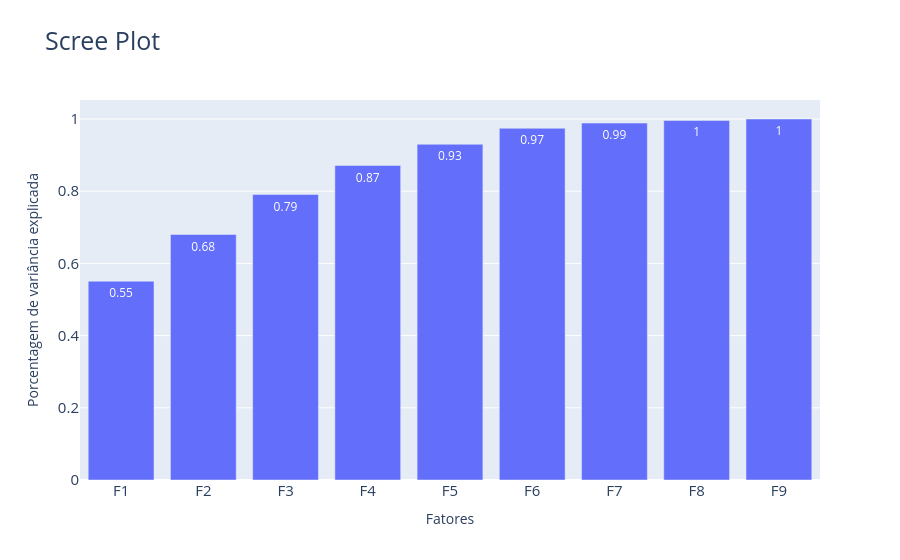

The notebook cell this image was saved under:
### Code cell
fig = px.bar(x = fatores, y = variancia_acumulada, text = np.around(variancia_acumulada, decimals = 2),
             title = 'Scree Plot')
fig.update_layout(yaxis = {'title':'Porcentagem de variância explicada', 'tickfont':{'size':15}},
                  xaxis = {'title': 'Fatores', 'tickfont':{'size':15}},
                  title = {'font':{'size':25}})
fig.show()

### Figure 1 — Plotly figure (JSON) as saved in the notebook; plotly's stock layout.template omitted (floating-point values rounded to 4 significant figures)
{"data": [{"hovertemplate": "x=%{x}<br>y=%{y}<br>text=%{text}<extra></extra>", "legendgroup": "", "marker": {"color": "#636efa", "pattern": {"shape": ""}}, "name": "", "orientation": "v", "showlegend": false, "text": [0.55, 0.68, 0.79, 0.87, 0.93, 0.97, 0.99, 1.0, 1.0], "textposition": "auto", "type": "bar", "x": ["F1", "F2", "F3", "F4", "F5", "F6", "F7", "F8", "F9"], "xaxis": "x", "y": [0.5507, 0.68, 0.7907, 0.8712, 0.93, 0.9743, 0.9887, 0.9959, 1.0], "yaxis": "y"}], "layout": {"barmode": "relative", "legend": {"tracegroupgap": 0}, "title": {"font": {"size": 25}, "text": "Scree Plot"}, "xaxis": {"anchor": "y", "domain": [0, 1], "tickfont": {"size": 15}, "title": {"text": "Fatores"}}, "yaxis": {"anchor": "x", "domain": [0, 1], "tickfont": {"size": 15}, "title": {"text": "Porcentagem de variância explicada"}}}}
